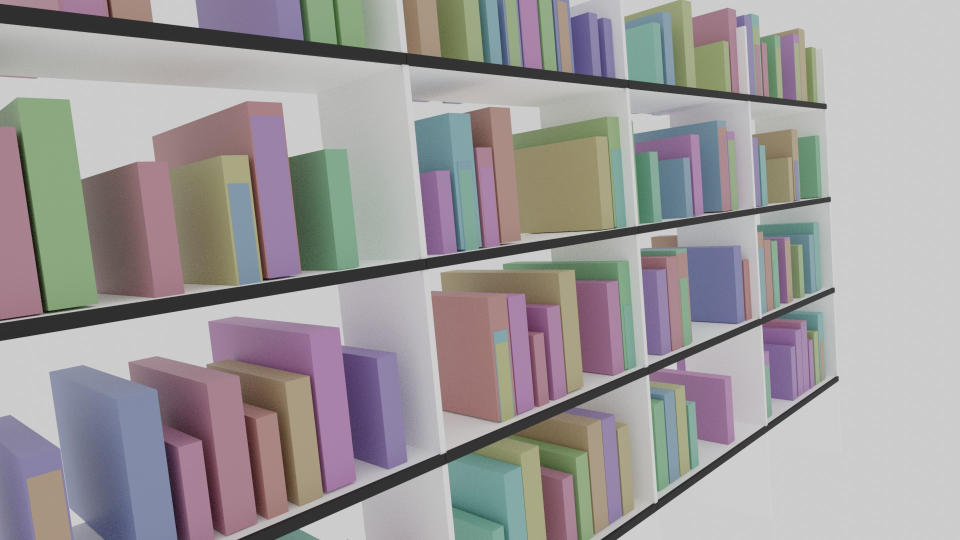
%> input picture HOUGH/perspectiveTest.jpg, 1920 x 1080 px (shown at 1/2 size)
$ octave --eval "result = main('../HOUGH/perspectiveTest.jpg');"   (GNU Octave 9; MATLAB toolbox functions it lacks are replaced by stand-ins)
%> lines starting %> are read from the running program, lines starting %| are printed output that depends on the picture; in (x1, y1, x2, y2) boxes, pixels count from 0 and x2, y2 are one past the last pixel; in counts of white or black regions, pixels touching at a corner belong together; the program's own positions count from 1
%> in main, baseimage is the input picture: size 1080x1920x3 uint8; mean R, G, B 157.1, 153, 153.9
### final/PerspectiveCorrection.m
%{
    Attempts to correct the perspective of an Image based on the lines in it

    Takes: An Image

    Returns: The perspective corrected image and a Struct containing an
            imRef2d object, the corners of the rectangle used to correct
            the image, and all horizontal Lines that were used(found).

    @Author Anand Eichner
%}
function [correctedImage,spaceData] = PerspectiveCorrection(baseImage)
    baseImageGray = rgb2gray(im2double(baseImage));
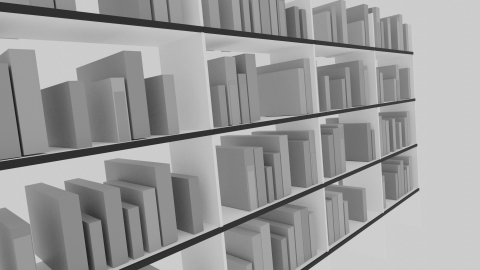
%> baseImageGray: size 1080x1920 double (shown at 1/4 size); min 0.00117, max 0.847, mean 0.605

    thres = 0.4;
    peakCount = 5;
    VerticalAreaSelect = 20;

    %%ONLY change this if you know what it is for (this is a safety feature)
    %%should be around 1.5 to 2 in most cases, 5 in extreme cases
    IMAGE_MAX_REL_SIZE = 3;
    %%reduces overall output size
    ENABLE_PRE_CORR_UPSCALING = true;
    PRE_CORR_AGGRESSIVE_STRATEGY = true;
    %%Set to true to display different stages of the process on screen
    DEBUG = false;
    if(DEBUG); close all; end%ffs

    %% Preprocessing

    %Only take horizontal Edges
    %make sure to extend edges and not zero pad them to avoid detecting
    %edges along the image borders
    edgeImageHorizontal = imbinarize(...
        abs(...
        imfilter(baseImageGray,[1,2,1;0,0,0;-1,-2,-1],"replicate")...
        )...
        );
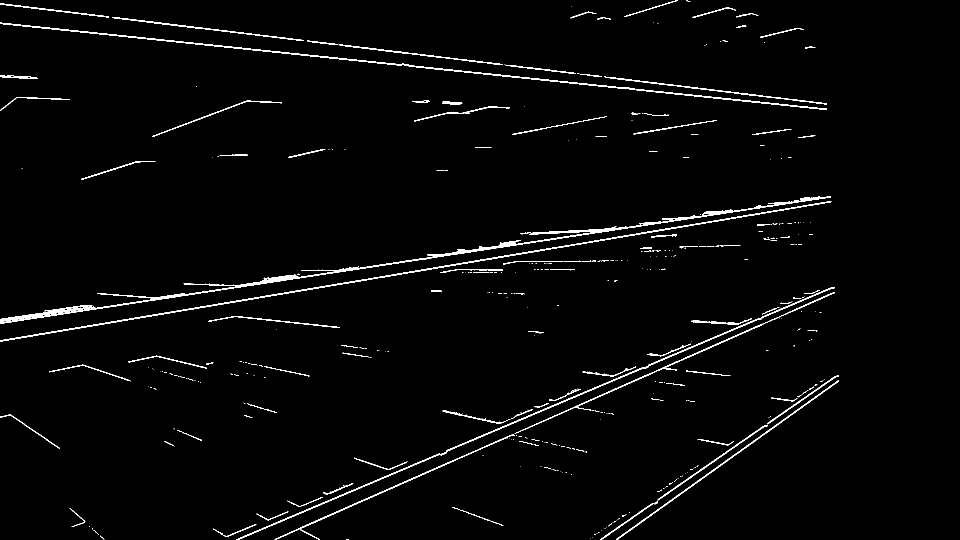
%> edgeImageHorizontal: size 1080x1920 logical (shown at 1/2 size); 2.1% white in thin lines or dots, all inside (x1, y1, x2, y2) = (0, 0, 1678, 1080)
    edgeImageHorizontal = bwareaopen(edgeImageHorizontal,100);
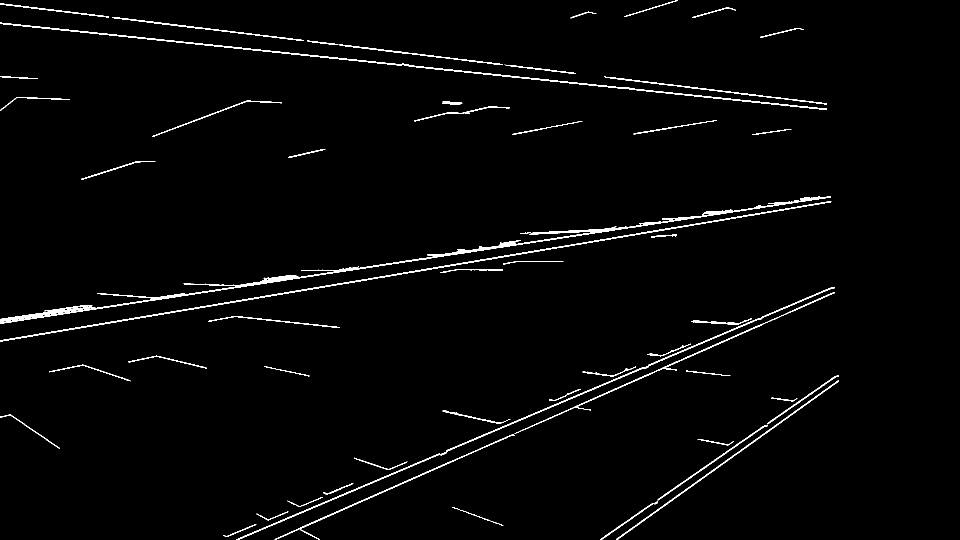
%> edgeImageHorizontal: size 1080x1920 logical (shown at 1/2 size); 1.9% white in thin lines or dots, all inside (x1, y1, x2, y2) = (0, 0, 1678, 1080)

    %Only take vertical Edges
    %make sure to extend edges and not zero pad them to avoid detecting
    %edges along the image borders
    edgeImageVertical = imbinarize(...
        abs(...
        imfilter(baseImageGray,[1,2,1;0,0,0;-1,-2,-1]',"replicate")...
        )...
        );
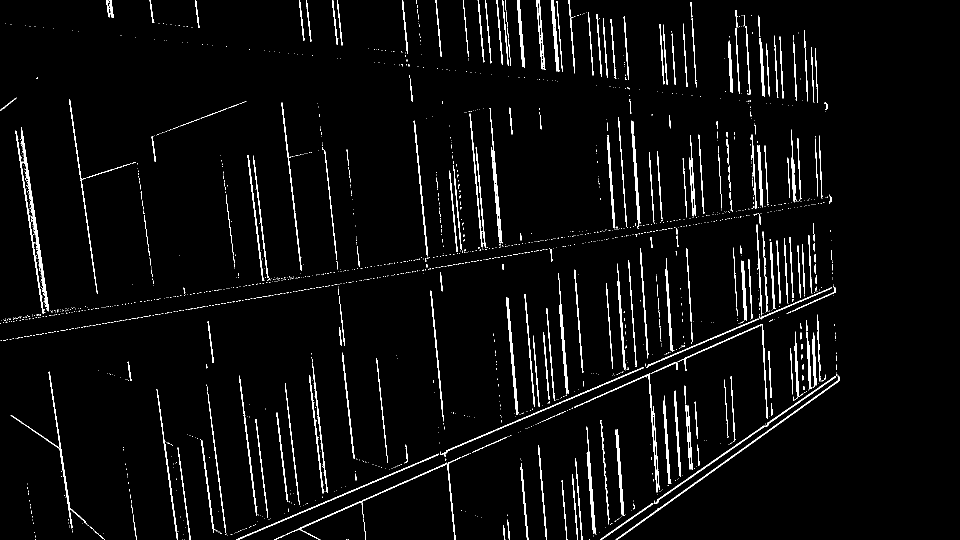
%> edgeImageVertical: size 1080x1920 logical (shown at 1/2 size); 3.5% white in thin lines or dots, all inside (x1, y1, x2, y2) = (0, 0, 1679, 1080)
    edgeImageVertical = bwareaopen(edgeImageVertical,500);
%> edgeImageVertical: size 1080x1920 logical; 1.6% white in thin lines or dots, all inside (x1, y1, x2, y2) = (21, 0, 1679, 1080)
    edgeImageVertical = bwareafilt(edgeImageVertical,VerticalAreaSelect);
%> edgeImageVertical: size 1080x1920 logical; 0.94% white in thin lines or dots, all inside (x1, y1, x2, y2) = (21, 199, 1679, 1080)
%> (the rest of the program and of its run is left out)
